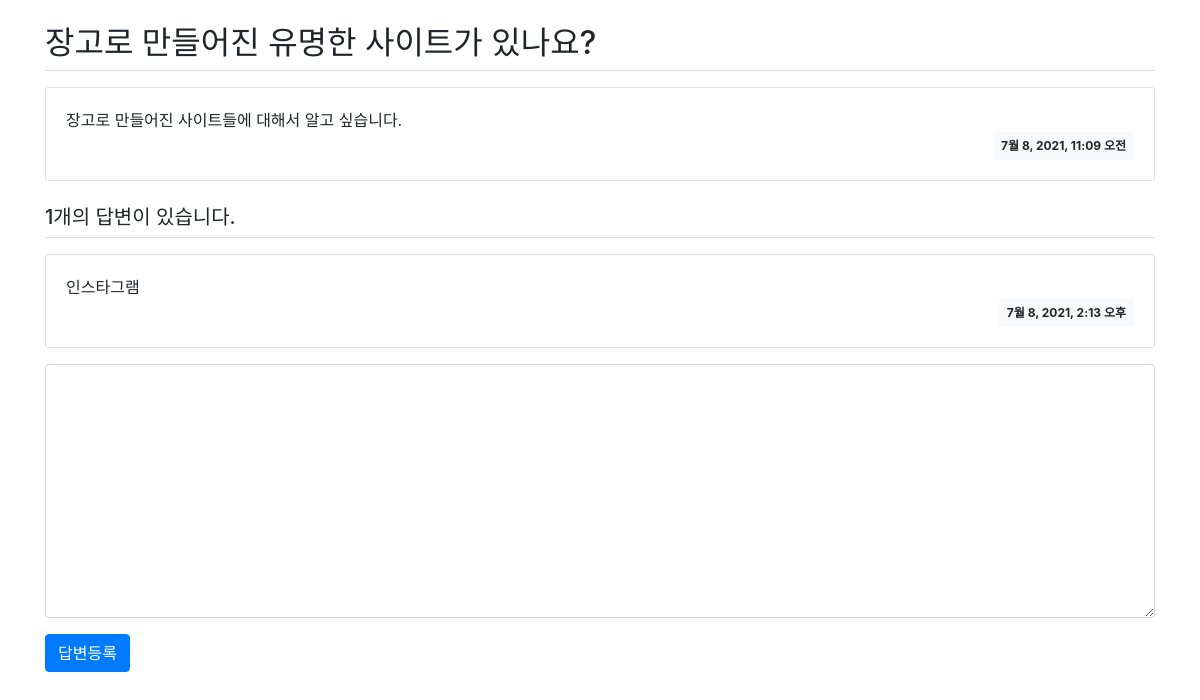
Page /pybo/3/ on the committed database.
### pybo/models.py (models this page shows, shortened)
class Question(models.Model):
    subject = models.CharField(max_length=200)
    content = models.TextField()
    create_date = models.DateTimeField()

class Answer(models.Model):
    question = models.ForeignKey(Question, on_delete=models.CASCADE)
    content = models.TextField()
    create_date = models.DateTimeField()

### pybo/views.py (the view)
# urls.py: path('<int:question_id>/', views.detail, name='detail'),
def detail(request, question_id):
    question = get_object_or_404(Question, pk=question_id)
    context = {'question': question}
    return render(request, 'pybo/question_detail.html', context)

### templates/pybo/question_detail.html (shortened to what this page needs)
<!DOCTYPE html>
{% extends 'base.html' %}
{% block content %}
{% load static %}
<link rel="stylesheet" type="text/css" href="{% static 'bootstrap.min.css' %}">
<div class="container my-3">
    <h2 class="border-bottom py-2">{{ question.subject }}</h2>
    <div class="card my-3">
        <div class="card-body">
            <div class="card-text" style="white-space: pre-line;">{{ question.content }}</div>
            <div class="d-flex justify-content-end">
                <div class="badge badge-light p-2">
                    {{ question.create_date }}
                </div>
            </div>
        </div>
    </div>
    <h5 class="border-bottom my-3 py-2">{{ question.answer_set.count }}개의 답변이 있습니다.</h5>
    {% for answer in question.answer_set.all %}
    <div class="card my-3">
        <div class="card-body">
            <div class="card-text" style="white-space: pre-line;">{{ answer.content }}</div>
            <div class="d-flex justify-content-end">
                <div class="badge badge-light p-2">
                    {{ answer.create_date }}
                </div>
            </div>
        </div>
    </div>
    {% endfor %}
    <form action="{% url 'pybo:answer_create' question.id %}" method="post" class="my-3">
        <div class="form-group">
            <textarea name="content" id="content" class="form-control" rows="10"></textarea>
        </div>
        <input type="submit" value="답변등록" class="btn btn-primary">
    </form>
</div>
{% endblock %}

### rows in the picture
Question: subject "장고로 만들어진 유명한 사이트가 있나요?", content "장고로 만들어진 사이트들에 대해서 알고 싶습니다.", create_date "7월 8, 2021, 11:09 오전", answer_set.count "1"
Answer: content "인스타그램", create_date "7월 8, 2021, 2:13 오후"
